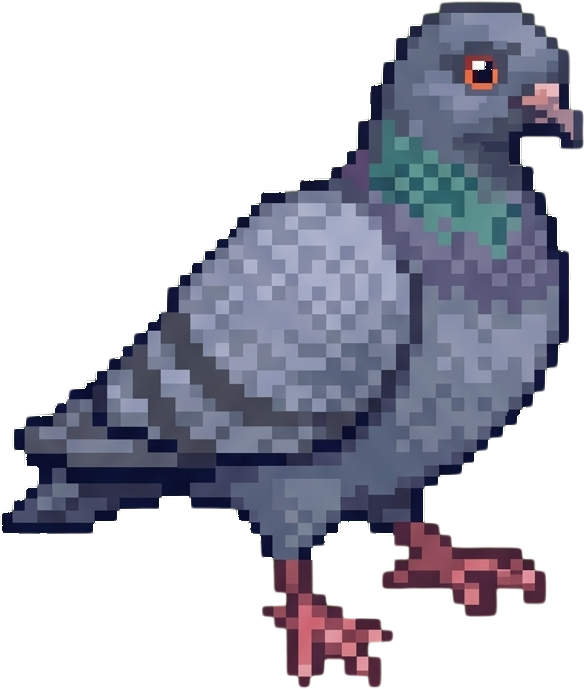
#> input picture mobs/pigeon_v5.png, 584 x 689 px, found by its file name
$ python gen_pigeon_frames.py mobs/pigeon_v5.png mobs/pigeon_v3.png
#> lines starting #> are read from the running program, lines starting #| are printed output that depends on the picture
# Life of Puiutu: make walk/attack frames for the pigeon colours that only had one sprite.
# usage: python3 gen_pigeon_frames.py <repo root> <out dir> v3 v4 v6 v7 v8   (then copy into mobs/birds/)
# Recolour the grey pigeon's animation frames into another pigeon colour while keeping its
# markings: each frame pixel takes the colour the variant's own sprite has at the same spot
# (matched through the grey pigeon's sprite, which shares the variant's pose), shaded by how much
# brighter or darker the frame pixel is than the grey sprite there. Feet, beak and eye stay.
import sys, colorsys
from PIL import Image
root,out=sys.argv[1],sys.argv[2]
FR=['walk0','walk1','walk2','walk3','atk0','atk1']
def lum(p): return 0.299*p[0]+0.587*p[1]+0.114*p[2]
def warm(p):
    h,s,v=colorsys.rgb_to_hsv(*(c/255 for c in p[:3])); return s>0.35 and (h<0.05 or h>0.88) and v>0.55   # pink feet, red eye — not a brown head
def fit(img,h):
    bb=img.getbbox(); c=img.crop(bb); return c.resize((max(1,round(c.width*h/c.height)),h), Image.BOX)
import bisect
def palette(img):
    px=[p for p in img.getdata() if p[3]>200 and not warm(p)]; px.sort(key=lum); return px
base_full=Image.open(f'{root}/mobs/pigeon_v5.png').convert('RGBA')
#> base_full is the input picture: PIL image 584x689 RGBA; mean R, G, B, A 44.4, 45.1, 56.2, 118.1
BL=[lum(p) for p in palette(base_full)]
#> in palette, `px = [p for p in img.getdata() if p[3] > 200 and (not warm(p))]`: px = 179568 items
#> BL = 179568 items
def head(img):                                         # the top third of the bird: head and neck
    bb=img.getbbox(); return img.crop((bb[0]+(bb[2]-bb[0])//2, bb[1], bb[2], bb[1]+(bb[3]-bb[1])*30//100))
#> after `bb = img.getbbox()`: bb = (0, 0, 584, 689)
#> after `return img.crop((bb[0] + (bb[2] - bb[0]) // 2, bb[1], bb[2], bb[1] + (`:
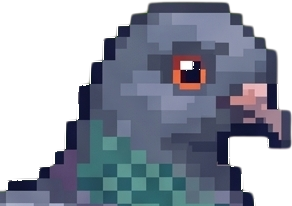
#> returned value: PIL image 292x206 RGBA; mean R, G, B, A 53.3, 59.5, 72.4, 158.5; transparent parts drawn white
HBL=[lum(p) for p in palette(head(base_full))]
#> HBL = 36740 items
for v in sys.argv[3:]:
    var_full=Image.open(f'{root}/mobs/pigeon_{v}.png').convert('RGBA'); PAL=palette(var_full)
    HPAL=palette(head(var_full))
    def hrank(p):
        q=HPAL[min(len(HPAL)-1,int(bisect.bisect_left(HBL,lum(p))/len(HBL)*len(HPAL)))]; return (q[0],q[1],q[2],p[3])
    def rank(p):                                       # where the spot does not line up: match by brightness
        q=PAL[min(len(PAL)-1,int(bisect.bisect_left(BL,lum(p))/len(BL)*len(PAL)))]; return (q[0],q[1],q[2],p[3])
    for f in FR:
        fr=Image.open(f'{root}/mobs/birds/pigeon_v5_{f}.png').convert('RGBA'); bb=fr.getbbox(); H=bb[3]-bb[1]
        bs=fit(base_full,H); vs=fit(var_full,H)
        o=fr.copy(); d=o.load(); B=bs.load(); V=vs.load()
        fw=bb[2]-bb[0]
        for y in range(bb[1],bb[3]):
            for x in range(bb[0],bb[2]):
                p=d[x,y]
                if p[3]==0 or warm(p): continue
                if (y-bb[1])<H*0.30 and (x-bb[0])>fw*0.5: d[x,y]=hrank(p); continue   # the head keeps the variant's head colours
                # same relative spot, anchored at the head (right side: they face right) and the feet
                u=(x-bb[0])/fw; yy=y-bb[1]
                bx=min(bs.width-1,int(bs.width-(fw-(x-bb[0]))*bs.width/max(fw,bs.width))) if f.startswith('atk') else min(bs.width-1,int(u*bs.width))
                vx=min(vs.width-1,int(bx*vs.width/bs.width))
                b=B[bx,yy]; q=V[vx,yy]
                hb,sb,_=colorsys.rgb_to_hsv(*(c/255 for c in b[:3])); hp,spp,_=colorsys.rgb_to_hsv(*(c/255 for c in p[:3]))
                if q[3]<128 or b[3]<128 or warm(q) or (spp>0.25)!=(sb>0.25):
                    d[x,y]=rank(p); continue                   # the poses part here (wings up, head forward)
                k=max(0.65,min(1.35,(lum(p)+8)/(lum(b)+8)))    # the frame's own shading, kept gentle
                d[x,y]=tuple(max(0,min(255,round(c*k))) for c in q[:3])+(p[3],)
        o.save(f'{out}/pigeon_{v}_{f}.png')
    print('done',v)

$ run again, with mobs/pigeon_v8.png copied over mobs/pigeon_v5.png
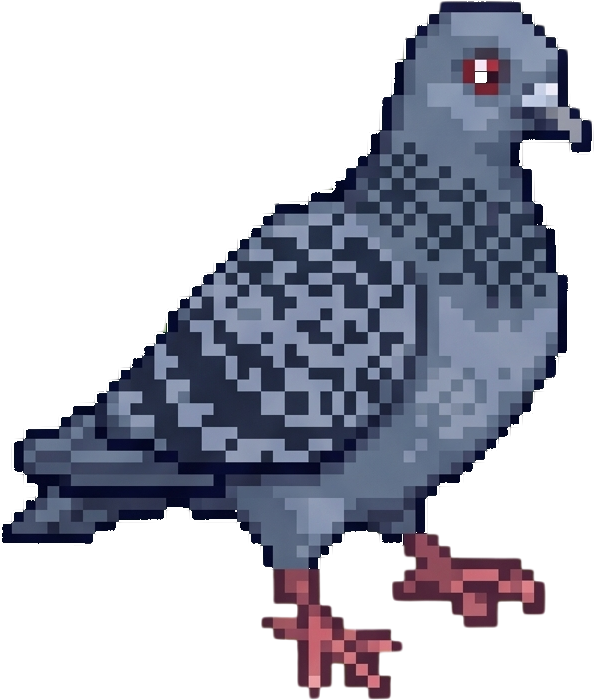
#> input picture mobs/pigeon_v8.png, 594 x 700 px, found by its file name
#> base_full is the input picture: PIL image 594x700 RGBA; mean R, G, B, A 36.7, 38.5, 49.5, 112.1
#> px = 176337 items
#> bb = (0, 0, 594, 700)
#> in head, `return img.crop((bb[0] + (bb[2] - bb[0]) // 2, bb[1], bb[2], bb[1] + (`:
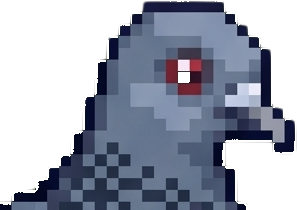
#> returned value: PIL image 297x210 RGBA; mean R, G, B, A 48.7, 54.3, 68.9, 145.1; transparent parts drawn white
#> HBL = 35278 items
